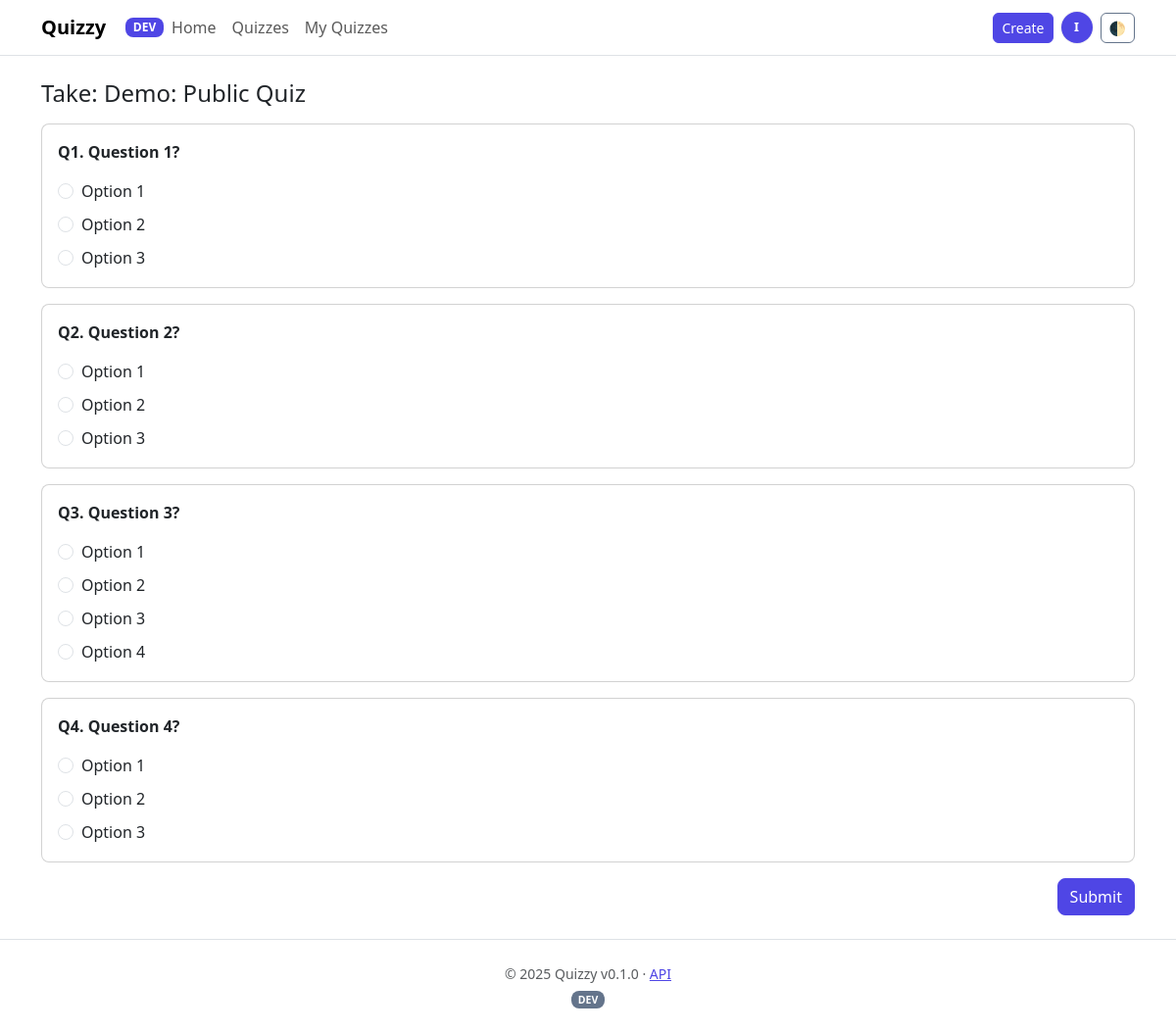
The app's page /quizzes/5/take/ (signed in) with its own data.
### quizzes/models.py (models this page shows, shortened)
class Quiz(models.Model):
	PUBLIC = "public"
	PRIVATE = "private"
	VISIBILITY_CHOICES = [(PUBLIC, "Public"), (PRIVATE, "Private")]
	SCORING_BEST = "best"
	SCORING_FIRST = "first"
	SCORING_LAST = "last"
	SCORING_POLICY_CHOICES = [
		(SCORING_BEST, "Best"),
		(SCORING_FIRST, "First"),
		(SCORING_LAST, "Last"),
	]
	title = models.CharField(max_length=255)
	description = models.TextField(blank=True)
	creator = models.ForeignKey(User, on_delete=models.CASCADE, related_name="quizzes")
	created_at = models.DateTimeField(auto_now_add=True)
	is_published = models.BooleanField(default=False)
	visibility = models.CharField(max_length=10, choices=VISIBILITY_CHOICES, default=PUBLIC)
	allow_multiple_attempts = models.BooleanField(default=False)
	max_attempts = models.PositiveIntegerField(null=True, blank=True)
	scoring_policy = models.CharField(max_length=10, default="best", choices=SCORING_POLICY_CHOICES)

class Question(models.Model):
	quiz = models.ForeignKey(Quiz, on_delete=models.CASCADE, related_name="questions")
	text = models.TextField()
	allow_multiple_attempts = models.BooleanField(default=False)
	max_attempts = models.PositiveIntegerField(null=True, blank=True)

class Answer(models.Model):
	question = models.ForeignKey(Question, on_delete=models.CASCADE, related_name="answers")
	text = models.CharField(max_length=255)
	is_correct = models.BooleanField(default=False)

### quizzes/views.py (the view, shortened to what this page needs)
# urls.py: path("<int:pk>/take/", TakeQuizView.as_view(), name="take"),
class TakeQuizView(LoginRequiredMixin, TemplateView):
	template_name = "quizzes/quiz_take.html"
	def dispatch(self, request, *args, **kwargs):
		self.quiz = get_object_or_404(Quiz, pk=kwargs["pk"])
		if not self.quiz.is_published:
			raise Http404()
		if self.quiz.visibility == Quiz.PRIVATE and not is_invited(request.user, self.quiz):
			raise Http404()
		return super().dispatch(request, *args, **kwargs)
	def get_context_data(self, **kwargs):
		ctx = super().get_context_data(**kwargs)
		questions = Question.objects.filter(quiz=self.quiz).prefetch_related("answers")
		ctx.update({
			"quiz": self.quiz,
			"questions": questions,
		})
		return ctx

### quizzes/templates/quizzes/quiz_take.html (shortened to what this page needs)
{% extends 'base.html' %}
{% block content %}
<div class="d-flex justify-content-between align-items-center mb-3 flex-wrap gap-2">
  <h2 class="h4 mb-0">Take: {{ quiz.title }}</h2>
</div>
<form method="post" class="">
  {% for q in questions %}
    <div class="card mb-3">
      <div class="card-body">
        <p class="fw-semibold mb-3">Q{{ forloop.counter }}. {{ q.text }}</p>
        <div class="vstack gap-2">
          {% for a in q.answers.all %}
            <div class="form-check">
              <input class="form-check-input" type="radio" name="answer_{{ q.id }}" id="ans{{ q.id }}_{{ a.id }}" value="{{ a.id }}">
              <label class="form-check-label" for="ans{{ q.id }}_{{ a.id }}">{{ a.text }}</label>
            </div>
          {% endfor %}
        </div>
      </div>
    </div>
  {% endfor %}
  <div class="d-flex justify-content-end">
    <button type="submit" class="btn btn-primary">Submit</button>
  </div>
</form>
{% endblock %}

### templates/partials/navbar.html (shortened to what this page needs)
<nav class="navbar navbar-expand-lg navbar-light bg-white border-bottom sticky-top" data-bs-theme="light">
  <div class="container">
    <a class="navbar-brand fw-semibold" href="{% url 'home' %}">{{ SITE_NAME }}</a>
    {% if ENV_LABEL %}<span class="badge text-bg-primary ms-1">{{ ENV_LABEL }}</span>{% endif %}
    <div class="collapse navbar-collapse" id="mainNav">
      <ul class="navbar-nav me-auto mb-2 mb-lg-0">
        <li class="nav-item"><a class="nav-link" href="{% url 'home' %}">Home</a></li>
        <li class="nav-item"><a class="nav-link" href="{% url 'quizzes:list' %}">Quizzes</a></li>
        {% if request.user.is_authenticated %}
          <li class="nav-item"><a class="nav-link" href="{% url 'quizzes:my-list' %}">My Quizzes</a></li>
        {% endif %}
      </ul>
      <div class="d-flex align-items-center gap-2">
        {% if request.user.is_authenticated %}
          <a href="{% url 'quizzes:create' %}" class="btn btn-sm btn-primary">Create</a>
          <div class="dropdown">
            <button class="btn p-0 border-0 bg-transparent" data-bs-toggle="dropdown" aria-label="Account menu">
              <span class="avatar-circle" title="{{ request.user.get_full_name|default:request.user.username }}">{% firstof request.user.first_name|slice:':1' request.user.username|slice:':1' %}</span>
            </button>
          </div>
        {% else %}
          <a href="{% url 'login' %}" class="btn btn-sm btn-outline-primary">Login</a>
          <a href="{% url 'register' %}" class="btn btn-sm btn-primary">Register</a>
        {% endif %}
        <button id="theme-toggle" class="btn btn-sm btn-outline-secondary" type="button" aria-label="Toggle theme">🌓</button>
      </div>
    </div>
  </div>
</nav>

### templates/base.html (style rules this page uses)
body { font-family: ui-sans-serif, system-ui, -apple-system, Segoe UI, Roboto, Ubuntu, Cantarell, Noto Sans, Helvetica Neue, Arial, "Apple Color Emoji", "Segoe UI Emoji"; }

### records on screen
Quiz: title "Demo: Public Quiz"
Question: text "Question 1?"
Answer: text "Option 1"
Answer: text "Option 2"
Answer: text "Option 3"
Question: text "Question 2?"
Answer: text "Option 1"
Answer: text "Option 2"
Answer: text "Option 3"
Question: text "Question 3?"
Answer: text "Option 1"
Answer: text "Option 2"
Answer: text "Option 3"
Answer: text "Option 4"
Question: text "Question 4?"
Answer: text "Option 1"
Answer: text "Option 2"
Answer: text "Option 3"

### other values on screen
{{ SITE_NAME }} "Quizzy"
{{ ENV_LABEL }} "DEV"
{{ APP_VERSION }} "0.1.0"
